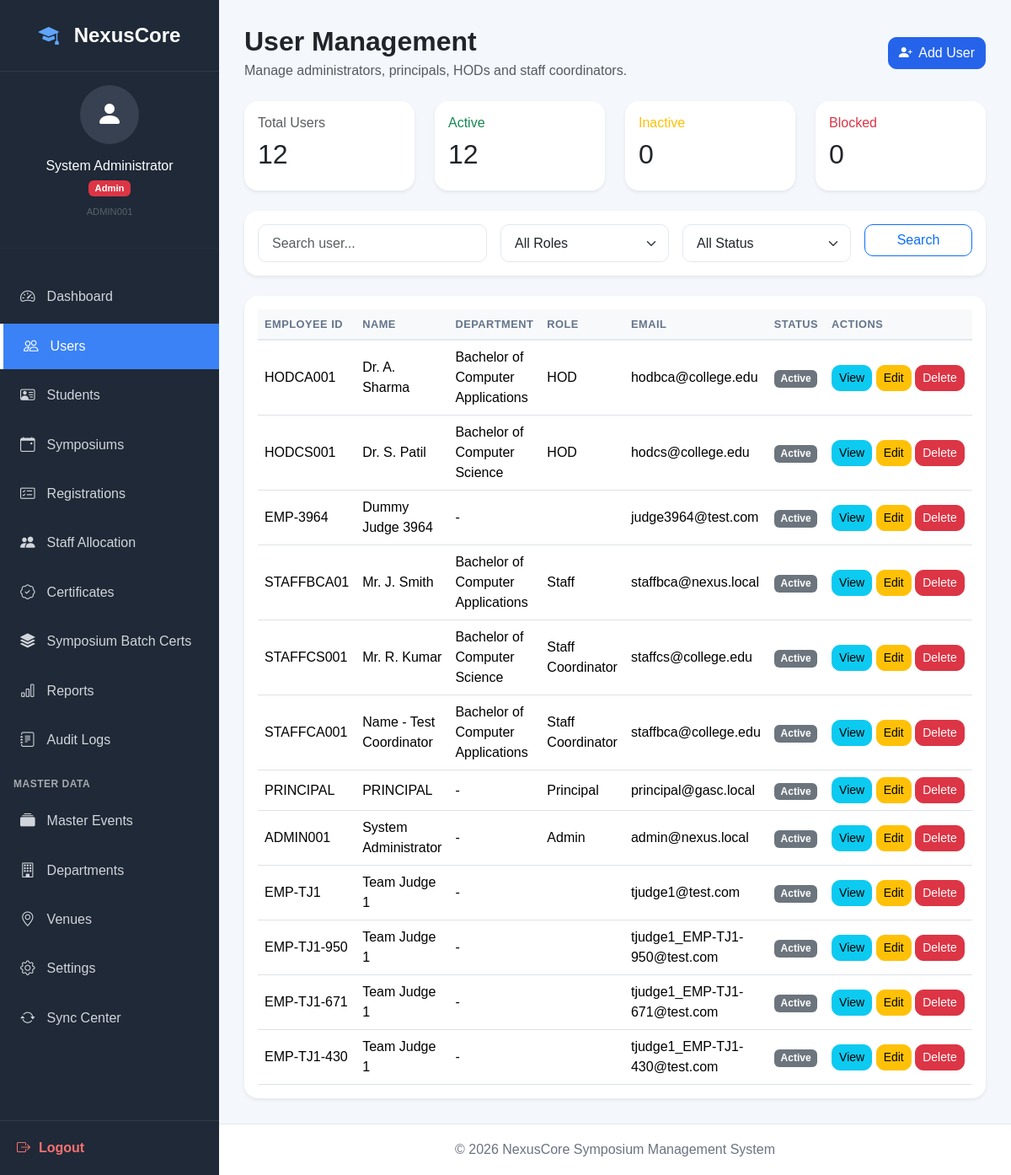
The app's page /users (signed in) with its own data.
### tables this page shows
CREATE TABLE `users` (
  `user_id` bigint(20) NOT NULL AUTO_INCREMENT,
  `employee_id` varchar(20) NOT NULL,
  `department_id` int(11) DEFAULT NULL,
  `full_name` varchar(120) NOT NULL,
  `email` varchar(120) NOT NULL,
  `phone` varchar(15) DEFAULT NULL,
  `password_hash` varchar(255) NOT NULL,
  `role` enum('Admin','Principal','HOD','Staff','Staff Coordinator','Student Coordinator') NOT NULL,
  `profile_photo` varchar(255) DEFAULT NULL,
  `signature_path` varchar(255) DEFAULT NULL,
  `account_status` enum('Active','Inactive','Blocked') NOT NULL DEFAULT 'Active',
  `last_login` datetime DEFAULT NULL,
  `created_at` timestamp NOT NULL DEFAULT current_timestamp(),
  `updated_at` timestamp NOT NULL DEFAULT current_timestamp() ON UPDATE current_timestamp(),
  PRIMARY KEY (`user_id`),
  UNIQUE KEY `uq_employee_id` (`employee_id`),
  UNIQUE KEY `uq_user_email` (`email`),
  UNIQUE KEY `uq_user_phone` (`phone`),
  KEY `idx_users_department` (`department_id`),
  KEY `idx_users_role` (`role`),
  CONSTRAINT `fk_users_department` FOREIGN KEY (`department_id`) REFERENCES `departments` (`department_id`) ON DELETE SET NULL ON UPDATE CASCADE
);

CREATE TABLE `departments` (
  `department_id` int(11) NOT NULL AUTO_INCREMENT,
  `department_code` varchar(10) NOT NULL,
  `department_name` varchar(150) NOT NULL,
  `short_name` varchar(30) NOT NULL,
  `is_active` tinyint(1) NOT NULL DEFAULT 1,
  `created_at` timestamp NOT NULL DEFAULT current_timestamp(),
  `updated_at` timestamp NOT NULL DEFAULT current_timestamp() ON UPDATE current_timestamp(),
  PRIMARY KEY (`department_id`),
  UNIQUE KEY `uq_department_code` (`department_code`),
  UNIQUE KEY `uq_department_name` (`department_name`)
);

### templates/users/index.php (the view, shortened to what the rows shown need)
<?php
$search = $search ?? '';
$totalUsers = count($users);
$activeUsers = count(
    array_filter(
        $users,
        fn ($user) => $user['account_status'] === 'Active'
    )
);
$inactiveUsers = count(
    array_filter(
        $users,
        fn ($user) => $user['account_status'] === 'Inactive'
    )
);
$blockedUsers = count(
    array_filter(
        $users,
        fn ($user) => $user['account_status'] === 'Blocked'
    )
);
?>
<div class="d-flex justify-content-between align-items-center mb-4">
    <div>
        <h2 class="fw-bold mb-1">
            User Management
        </h2>
        <p class="text-muted mb-0">
            Manage administrators, principals, HODs and staff coordinators.
        </p>
    </div>
    <a
        href="<?= base_url() ?>/users/create"
        class="btn btn-primary">
        <i class="bi bi-person-plus-fill me-1"></i>
        Add User
    </a>
</div>
<div class="row g-4 mb-4">
    <div class="col-lg-3">
        <div class="card shadow-sm border-0">
            <div class="card-body">
                <h6 class="text-muted">
                    Total Users
                </h6>
                <h2>
                    <?= $totalUsers ?>
                </h2>
            </div>
        </div>
    </div>
    <div class="col-lg-3">
        <div class="card shadow-sm border-0">
            <div class="card-body">
                <h6 class="text-success">
                    Active
                </h6>
                <h2>
                    <?= $activeUsers ?>
                </h2>
            </div>
        </div>
    </div>
    <div class="col-lg-3">
        <div class="card shadow-sm border-0">
            <div class="card-body">
                <h6 class="text-warning">
                    Inactive
                </h6>
                <h2>
                    <?= $inactiveUsers ?>
                </h2>
            </div>
        </div>
    </div>
    <div class="col-lg-3">
        <div class="card shadow-sm border-0">
            <div class="card-body">
                <h6 class="text-danger">
                    Blocked
                </h6>
                <h2>
                    <?= $blockedUsers ?>
                </h2>
            </div>
        </div>
    </div>
</div>
<div class="card shadow-sm border-0 mb-4">
    <div class="card-body">
        <form
            action="<?= base_url() ?>/users"
            method="get"
            class="row g-3">
            <div class="col-md-4">
                <input
                    type="text"
                    name="search"
                    class="form-control"
                    placeholder="Search user..."
                    value="<?= htmlspecialchars($search) ?>">
            </div>
            <div class="col-md-3">
                <select
                    name="role"
                    class="form-select">
                    <option value="">
                        All Roles
                    </option>
                </select>
            </div>
            <div class="col-md-3">
                <select
                    name="status"
                    class="form-select">
                    <option value="">
                        All Status
                    </option>
                </select>
            </div>
            <div class="col-md-2">
                <button
                    type="submit"
                    class="btn btn-outline-primary w-100">
                    Search
                </button>
            </div>
        </form>
    </div>
</div>
<div class="card shadow-sm border-0">
    <div class="card-body table-responsive">
        <table class="table table-hover align-middle">
            <thead class="table-light">
            <tr>
                <th>Employee ID</th>
                <th>Name</th>
                <th>Department</th>
                <th>Role</th>
                <th>Email</th>
                <th>Status</th>
                <th width="220">
                    Actions
                </th>
            </tr>
            </thead>
            <tbody>
            <?php if (empty($users)): ?>
                <tr>
                    <td
                        colspan="7"
                        class="text-center text-muted py-5">
                        No users found.
                    </td>
                </tr>
            <?php else: ?>
                <?php foreach ($users as $user): ?>
                    <tr>
                        <td>
                            <?= htmlspecialchars($user['employee_id']) ?>
                        </td>
                        <td>
                            <?= htmlspecialchars($user['full_name']) ?>
                        </td>
                        <td>
                            <?= htmlspecialchars(
                                $user['department_name'] ?? '-'
                            ) ?>
                        </td>
                        <td>
                            <?= htmlspecialchars($user['role']) ?>
                        </td>
                        <td>
                            <?= htmlspecialchars($user['email']) ?>
                        </td>
                        <td>
                            <span class="badge bg-secondary">
                                <?= htmlspecialchars(
                                    $user['account_status']
                                ) ?>
                            </span>
                        </td>
                        <td>
                            <a
                                href="<?= base_url() ?>/users/view?id=<?= $user['user_id'] ?>"
                                class="btn btn-sm btn-info">
                                View
                            </a>
                            <a
                                href="<?= base_url() ?>/users/edit?id=<?= $user['user_id'] ?>"
                                class="btn btn-sm btn-warning">
                                Edit
                            </a>
                            <form
                                action="<?= base_url() ?>/users/delete"
                                method="post"
                                class="d-inline">
                                <button
                                    class="btn btn-sm btn-danger"
                                    onclick="return confirm('Delete this user?')">
                                    Delete
                                </button>
                            </form>
                        </td>
                    </tr>
                <?php endforeach; ?>
            <?php endif; ?>
            </tbody>
        </table>
    </div>
</div>

### templates/partials/sidebar.php (shortened to what the rows shown need)
<?php
$loggedInUser = Session::get('user', []);
$currentRole = $loggedInUser['role'] ?? '';
$currentPath = parse_url(
    $_SERVER['REQUEST_URI'] ?? '/',
    PHP_URL_PATH
) ?? '/';
$menuItems = RoleHelper::getSidebarMenu($currentRole);
$badgeColour = RoleHelper::getBadgeColour($currentRole);
?>
<aside class="dashboard-sidebar">
    <div class="sidebar-brand">
        <i class="bi bi-mortarboard-fill me-2"></i>
        <span>NexusCore</span>
    </div>
    <div class="sidebar-user text-center py-3">
        <div class="avatar-circle mb-3">
            <i class="bi bi-person-fill"></i>
        </div>
        <h6 class="mb-1">
            <?= htmlspecialchars(
                $loggedInUser['full_name'] ?? 'Administrator',
                ENT_QUOTES,
                'UTF-8'
            ) ?>
        </h6>
        <span class="badge bg-<?= htmlspecialchars($badgeColour, ENT_QUOTES, 'UTF-8') ?> text-white" style="font-size:.7rem;">
            <?= htmlspecialchars(
                $currentRole,
                ENT_QUOTES,
                'UTF-8'
            ) ?>
        </span>
        <?php if (!empty($loggedInUser['employee_id'])): ?>
            <div class="mt-1">
                <small class="text-secondary" style="font-size:.7rem;opacity:.75;">
                    <?= htmlspecialchars($loggedInUser['employee_id'], ENT_QUOTES, 'UTF-8') ?>
                </small>
            </div>
        <?php endif; ?>
    </div>
    <hr class="sidebar-divider">
    <ul class="sidebar-menu">
        <?php foreach ($menuItems as $item): ?>
            <?php
            if (($item['is_header'] ?? false) === true):
            ?>
                <li class="sidebar-header mt-3 mb-2 px-3 text-uppercase text-white" style="font-size: 0.75rem; font-weight: 600; letter-spacing: 0.5px; opacity: 0.6;">
                    <?= htmlspecialchars($item['title'], ENT_QUOTES, 'UTF-8') ?>
                </li>
            <?php continue; endif; ?>
            <?php
            $itemPath = parse_url(
                rtrim(base_url(), '/') . '/' . ltrim($item['url'], '/'),
                PHP_URL_PATH
            ) ?? '';
            $currentFullUri = $_SERVER['REQUEST_URI'] ?? '/';
            $normCurrent = rtrim($currentPath, '/');
            $normItem    = rtrim($itemPath, '/');
            $itemRelativeUrl = '/' . ltrim($item['url'], '/');
            $isActive =
                ($currentFullUri === $itemRelativeUrl) ||
                ($normCurrent === $normItem && $normItem !== '') ||
                ($normItem !== '' && str_starts_with($normCurrent, $normItem . '/'));
            ?>
            <li>
                <a
                    href="<?= htmlspecialchars(
                        base_url() . $item['url'],
                        ENT_QUOTES,
                        'UTF-8'
                    ) ?>"
                    class="<?= $isActive ? 'active' : '' ?>">
                    <i class="bi <?= htmlspecialchars(
                        $item['icon'],
                        ENT_QUOTES,
                        'UTF-8'
                    ) ?>"></i>
                    <span>
                        <?= htmlspecialchars(
                            $item['title'],
                            ENT_QUOTES,
                            'UTF-8'
                        ) ?>
                    </span>
                </a>
            </li>
        <?php endforeach; ?>
    </ul>
    <div class="sidebar-footer mt-auto">
        <a
            href="<?= base_url() ?>/logout"
            class="logout-link">
            <i class="bi bi-box-arrow-right"></i>
            <span>Logout</span>
        </a>
    </div>
</aside>

### records on screen
users: full_name "System Administrator", role "Admin", employee "ADMIN001", department_name "-", email "admin@nexus.local", account_status "Active"
users: employee "HODCA001", full_name "Dr. A. Sharma", department.department_name "Bachelor of Computer Applications", role "HOD", email "hodbca@college.edu", account_status "Active"
users: employee "HODCS001", full_name "Dr. S. Patil", department.department_name "Bachelor of Computer Science", role "HOD", email "hodcs@college.edu", account_status "Active"
users: employee "EMP-3964", full_name "Dummy Judge 3964", department_name "-", email "judge3964@test.com", account_status "Active"
users: employee "STAFFBCA01", full_name "Mr. J. Smith", department.department_name "Bachelor of Computer Applications", role "Staff", email "staffbca@nexus.local", account_status "Active"
users: employee "STAFFCS001", full_name "Mr. R. Kumar", department.department_name "Bachelor of Computer Science", role "Staff Coordinator", email "staffcs@college.edu", account_status "Active"
users: employee "STAFFCA001", full_name "Name - Test Coordinator", department.department_name "Bachelor of Computer Applications", role "Staff Coordinator", email "staffbca@college.edu", account_status "Active"
users: employee "PRINCIPAL", full_name "PRINCIPAL", department_name "-", role "Principal", email "principal@gasc.local", account_status "Active"
users: employee "EMP-TJ1", full_name "Team Judge 1", department_name "-", email "tjudge1@test.com", account_status "Active"
users: employee "EMP-TJ1-950", full_name "Team Judge 1", department_name "-", email "tjudge1_EMP-TJ1-950@test.com", account_status "Active"
users: employee "EMP-TJ1-671", full_name "Team Judge 1", department_name "-", email "tjudge1_EMP-TJ1-671@test.com", account_status "Active"
users: employee "EMP-TJ1-430", full_name "Team Judge 1", department_name "-", email "tjudge1_EMP-TJ1-430@test.com", account_status "Active"

### other values on screen
$item['title'] "Dashboard"
$item['title'] "Users"
$item['title'] "Students"
$item['title'] "Symposiums"
$item['title'] "Registrations"
$item['title'] "Staff Allocation"
$item['title'] "Certificates"
$item['title'] "Symposium Batch Certs"
$item['title'] "Reports"
$item['title'] "Audit Logs"
$item['title'] "MASTER DATA"
$item['title'] "Master Events"
$item['title'] "Departments"
$item['title'] "Venues"
$item['title'] "Settings"
